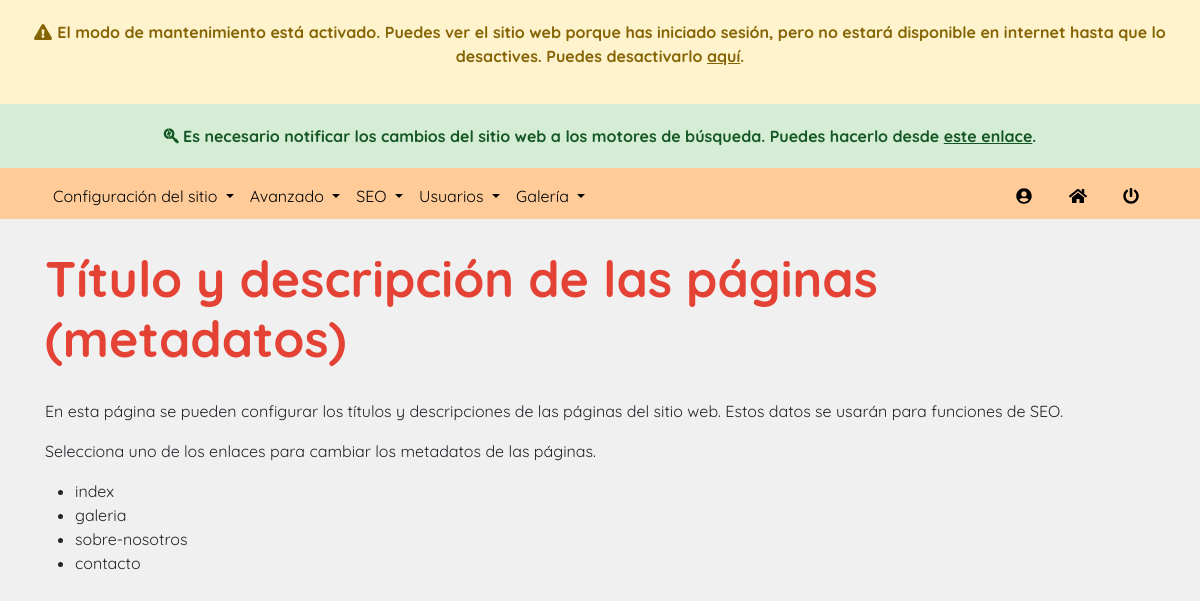
/dashboard?page=metadata-settings (signed in), run on the app's committed database.
### tables this page shows
CREATE TABLE `pages` (
  `id` int(4) NOT NULL,
  `page` varchar(255) NOT NULL,
  `cat_id` int(4) DEFAULT NULL,
  `createdBy` int(4) NOT NULL,
  `modifiedBy` int(4) DEFAULT NULL
);

### connection.php (called while the page is built)
<?php
    $DSN = 'mysql:dbname=vigal;host=127.0.0.1;charset=utf8mb4';
    $DB_user = 'root';
    $DB_pass = '';
?>

### public_html/dashboard/scripts/check_permissions.php (called while the page is built, shortened)
<?php
    require_once $_SERVER["DOCUMENT_ROOT"]."/dashboard/scripts/check_url_direct_access.php";
    require_once $_SERVER["DOCUMENT_ROOT"].'/dashboard/scripts/database_connection.php';
    function HasPermission($permName) {
        $conn = new DatabaseConnection();
        $permissions = array
            (
              "manage_advancedSettings" =>  "10000000",
              "manage_gallery" =>  "01000000",
              "manage_companySettings" =>  "00100000",
              "manage_services" =>  "00010000",
              "manage_users" =>  "00001000",
              "manage_siteSettings" =>  "00000100",
              "manage_seoSettings" => "00000010",
              "standard_user" =>  "00000001"
            );
        $userPerm = 1;
        if ($permName != "no_user") {
            $sql = "select permissions from user_roles inner join users on users.account_type = user_roles.id where users.id = '".$_SESSION["userid"]."'";
            $res = $conn->query($sql);
            $userPerm = $res[0]["permissions"];
            return (($userPerm & bindec($permissions[$permName])) == bindec($permissions[$permName])) ? true : false;
        }
        return $userPerm;
    }
?>

### public_html/dashboard/scripts/database_connection.php (called while the page is built, shortened)
<?php
    class DatabaseConnection {
        function __construct() {
            require dirname($_SERVER["DOCUMENT_ROOT"], 1).'/connection.php';
            try {
                $this->conn = new PDO($DSN, $DB_user, $DB_pass);
            } catch (PDOException $e) {
                echo 'Connection error: ' . $e->getMessage();
            }
        }
        public function query($sql) {
            $res = array();
            $aux = $this->conn->query($sql);
            if (gettype($aux) == "object") {
                while ($rows = $aux->fetch(PDO::FETCH_ASSOC)) {
                    array_push($res, $rows);
                }
                return $res;
            } else {
                $this->num_rows = 0;
                return $aux;
            }
        }
    }
?>

### public_html/dashboard/admin/site-settings/pages/pages_metadata.php (the view, shortened to what this page needs)
<?php
    require_once $_SERVER["DOCUMENT_ROOT"]."/dashboard/scripts/check_url_direct_access.php";
    $pages = $conn->query("select * from pages");
?>
<div class="container settings-container">
    <h1 class="title">Título y descripción de las páginas (metadatos) </h1>
    <p>En esta página se pueden configurar los títulos y descripciones de las páginas del sitio web. Estos datos se usarán para funciones de SEO.</p>
    <p>Selecciona uno de los enlaces para cambiar los metadatos de las páginas.</p>
  <div class="input-group mb-6" style="width: 300px; margin-bottom: 20px;">
    <ul style="list-style-type:disc; margin-left: 30px;">
      <?php foreach ($pages as $page): ?>
        <li>
          <a class="metadata-edit" id="pageid-<?=$page["id"]?>" href="#"><?=$page["page"]?></a>
        </li>
      <?php endforeach; ?>
    </ul>
  </div>
</div>

### public_html/includes/css/styles.css (style rules this page uses)
:root { --navbar-main-color: #ffcc99; --navbar-link-hover-color: #F08000; --footer-main-color: #36454F; --footer-link-hover-color: #ffcc99; --body-background-color: #f0f0f0; --navbar-text-color: black ; --title-color: #E34234; --button-main-color: #FFDB58; --button-hover-bg-color: #F3E5AB; --button-hover-text-color: rgb(37, 37, 37); --button-text-color: black; --navigation-button-text-color: white; --button-2-main-color: #ff9999; --button-2-hover-bg-color: #ffcccc; --button-3-main-color: #6fdc87; --button-3-hover-bg-color: #98e6a9; --div-bg-color-1: #e6e6e6; --div-bg-color-2: #f2f2f2; --custom-checkbox-bg-selected: #ffcc99; --pagination-main-color: #ffb162; }
body { background-color: var(--body-background-color); min-height: 100vh !important; margin: 0; font-family: 'Quicksand'; display: flex; flex-direction: column; }
body a { color: var(--navbar-link-color) !important; }
ul { list-style-type: none; padding-left: 0; }
@media (min-width: 991px) { h1.title { color: var(--title-color); font-size: 50px !important; text-align: left !important; margin-bottom: 30px !important; font-weight: bold !important; } }
.settings-container { margin-top: 30px; margin-bottom: 70px; }

### data on the page
pages: page "index"
pages: page "galeria"
pages: page "sobre-nosotros"
pages: page "contacto"
